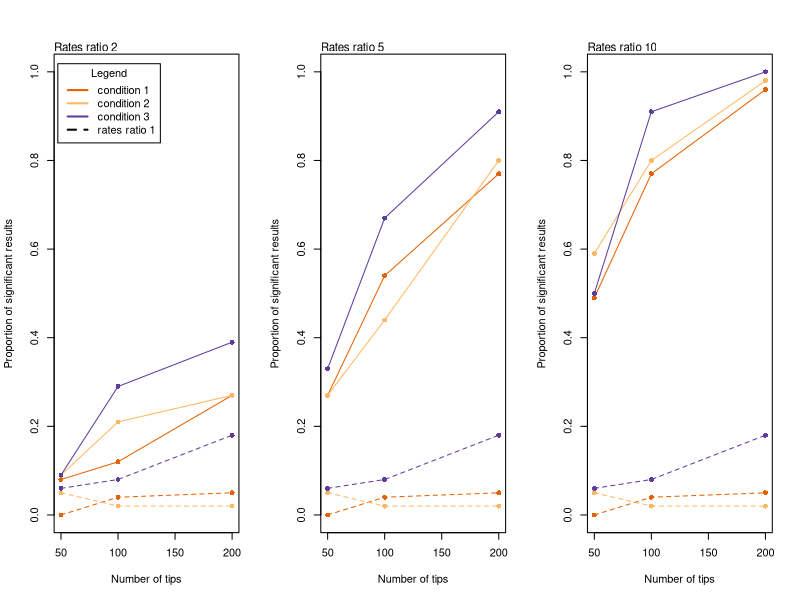

Recreate this plot in R.
# Terrence Sylvester
# pradakshanas@gmail.com
# 3rd February 2022

# read data
dat <- read.csv("../results/power.old.method.csv", as.is = T)
# plot
par(mfrow = c(1,3))
for(i in c(2,5,10)){
  # Fusion
  plot(x = NULL,
       y = NULL,
       xlab = "Number of tips",
       ylab = "Proportion of significant results",
       xlim = c(50,200),
       ylim = c(0,1))
  mtext(text = paste("Rates ratio", i),side = 3,adj = 0,
        cex = 0.7)
  # add power lines
  lines(x = dat$tips[dat$cond == 1 & dat$rr == i], y = dat$sigFusion[dat$cond == 1 & dat$rr == i],type = "o",col = "#e66101", pch = 16)
  lines(x = dat$tips[dat$cond == 2 & dat$rr == i], y = dat$sigFusion[dat$cond == 2 & dat$rr == i],type = "o",col = "#fdb863", pch = 16)
  lines(x = dat$tips[dat$cond == 3 & dat$rr == i], y = dat$sigFusion[dat$cond == 3 & dat$rr == i],type = "o",col = "#5e3c99", pch = 16)
  # add false positive lines
  lines(x = dat$tips[dat$cond == 1 & dat$rr == 1], y = dat$sigFusion[dat$cond == 1 & dat$rr == 1],type = "o",col = "#e66101", pch = 16, lty = 2)
  lines(x = dat$tips[dat$cond == 2 & dat$rr == 1], y = dat$sigFusion[dat$cond == 2 & dat$rr == 1],type = "o",col = "#fdb863", pch = 16, lty = 2)
  lines(x = dat$tips[dat$cond == 3 & dat$rr == 1], y = dat$sigFusion[dat$cond == 3 & dat$rr == 1],type = "o",col = "#5e3c99", pch = 16, lty = 2)
  
  if(i == 2){
    # add legend
    legend("topleft",inset=.02,
           legend=c("condition 1",
                    "condition 2",
                    "condition 3",
                    "rates ratio 1"),
           col=c("#e66101" ,"#fdb863" ,"#5e3c99", "black"),
           lty=c(1,1,1,2),
           cex=1,
           lwd = 2,title = "Legend")
  }
}


